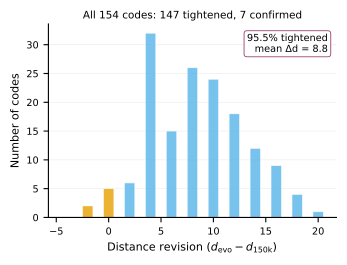

Here is the Python script that generated this plot:
#!/usr/bin/env python3
"""Generate distance tightening histogram for the paper.

Single-panel figure: histogram of distance revision (d_evolution - d_150k)
across all 154 Campaigns 1-3 codes.
"""

import json
import matplotlib
matplotlib.use("Agg")
import matplotlib.pyplot as plt
import numpy as np
from pathlib import Path

root = Path(__file__).resolve().parent.parent.parent.parent

# --- Data: all 154 codes (evolution d_est vs 150k verified d) ---
with open(root / "results" / "soak_test_publication.json") as f:
    flash_codes = json.load(f)

with open(root / "results" / "ensemble_verification_150k.json") as f:
    ensemble_codes = json.load(f)

all_codes = flash_codes + ensemble_codes

revisions = []
for c in all_codes:
    delta = c["claimed_d"] - c["verified_d"]
    revisions.append(delta)

revisions = np.array(revisions)
n_confirmed = np.sum(revisions == 0)
n_tightened = np.sum(revisions > 0)
n_loosened = np.sum(revisions < 0)
mean_revision = np.mean(revisions[revisions > 0]) if n_tightened > 0 else 0

print(f"Total codes: {len(revisions)}")
print(f"Tightened: {n_tightened} ({100*n_tightened/len(revisions):.1f}%)")
print(f"Confirmed: {n_confirmed} ({100*n_confirmed/len(revisions):.1f}%)")
print(f"Loosened: {n_loosened} ({100*n_loosened/len(revisions):.1f}%)")
print(f"Mean tightening (where >0): {mean_revision:.1f} points")

# --- Color palette ---
CLR_DIFF = "#882255"       # wine
CLR_HIST = "#56B4E9"       # sky blue
CLR_HIST_ZERO = "#E69F00"  # amber for confirmed

# --- Plot ---
plt.rcParams.update({
    "font.family": "sans-serif",
    "axes.spines.top": False,
    "axes.spines.right": False,
})

fig, ax = plt.subplots(figsize=(3.4, 2.6))

max_rev = int(max(revisions)) + 1
bins = np.arange(-4, max_rev + 1) - 0.5

counts, bin_edges, patches = ax.hist(
    revisions, bins=bins, color=CLR_HIST, alpha=0.8,
    edgecolor="white", linewidth=0.5, zorder=2,
)

# Color the zero/negative bins differently
for patch, left_edge in zip(patches, bin_edges[:-1]):
    center = left_edge + 0.5
    if center <= 0:
        patch.set_facecolor(CLR_HIST_ZERO)
        patch.set_alpha(0.8)

ax.set_xlabel("Distance revision ($d_{\\mathrm{evo}} - d_{\\mathrm{150k}}$)", fontsize=8)
ax.set_ylabel("Number of codes", fontsize=8)
ax.tick_params(labelsize=7)
ax.set_title(f"All 154 codes: {n_tightened} tightened, {n_confirmed+n_loosened} confirmed",
             fontsize=7.5, pad=4)
ax.grid(True, axis="y", alpha=0.15, linewidth=0.5, color="#888888")
ax.set_axisbelow(True)

ax.annotate(
    f"{100*n_tightened/len(revisions):.1f}% tightened\nmean \u0394d = {mean_revision:.1f}",
    xy=(0.97, 0.95), xycoords="axes fraction",
    ha="right", va="top", fontsize=7,
    bbox=dict(boxstyle="round,pad=0.3", fc="white", ec=CLR_DIFF, alpha=0.9, lw=0.6),
)

fig.tight_layout(pad=0.5)
fig.savefig("fig_tightening.pdf", bbox_inches="tight", dpi=300)
fig.savefig("fig_tightening.png", bbox_inches="tight", dpi=300)
print("Saved fig_tightening.pdf and .png")
